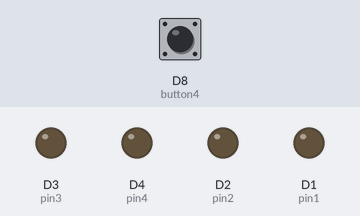
Recording of a sketch running on a simulated ESP8266 (NodeMCU). Parts: output pins drawn as LEDs (lit = HIGH). The test bench sets the inputs (shaded band); at power-on: D8 (button4) LOW. WiFi joins after 1.5 s; servers stay silent unless stated; uploads are accepted with an empty reply; random numbers use the default seed unless the sketch sets one; what the sketch prints to the serial monitor is not drawn.

Above: at 2.7 s.
2.8 s: D8 (button4) pulled HIGH for 0.5 s
At 3.5 s:
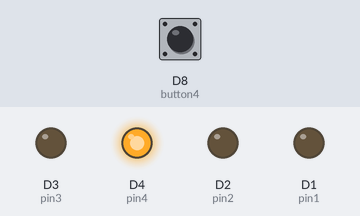
5.2 s: D8 (button4) pulled HIGH for 3.2 s
At 9.4 s:
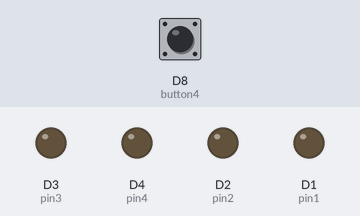
Timing chart, 0 to 10.9 s (numbered marks = the images above; inputs shaded):
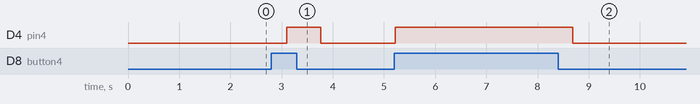

The sketch:

ttht_send.ino
```cpp
//⠀⠀⠀⠀⣠⣶⡾⠏⠉⠙⠳⢦⡀⠀⠀⠀⢠⠞⠉⠙⠲⡀⠀
//⠀⠀⠀⣴⠿⠏⠀⠀⠀⠀ ⠀⢳⡀⠀ ⡏⠀⠀⠀⠀⠀ ⢷
//⠀⠀⢠⣟⣋⡀⢀⣀⣀⡀⠀⣀⡀⣧⠀⢸⠀MY⠀   ⡇
//⠀⠀⢸⣯⡭⠁⠸⣛⣟⠆⡴⣻⡲⣿⠀⣸⠀⠀  ⠀ ⡇
//⠀⠀⣟⣿⡭⠀⠀⠀⠀⠀⢱⠀ ⣿⠀⢹⠀ ONLINE⡇
//⠀⠀⠙⢿⣯⠄⠀⠀⠀⢀⡀⠀⠀⡿⠀⠀⡇⠀⠀⠀⠀ ⡼             https://github.com/Futa612
//⠀⠀⠀⠀⠹⣶⠆⠀⠀⠀⠀⠀⡴⠃⠀⠀⠘⠤⣄⣠⠞⠀
//⠀⠀⠀⠀⠀⢸⣷⡦⢤⡤⢤⣞⣁⠀⠀⠀⠀⠀⠀⠀⠀⠀⠀
//⠀⠀⢀⣤⣴⣿⣏⠁⠀⠀⠸⣏⢯⣷⣖⣦⡀⠀⠀⠀⠀⠀⠀
//⢀⣾⣽⣿⣿⣿⣿⠛⢲⣶⣾⢉⡷⣿⣿⠵⣿⠀⠀⠀⠀⠀⠀
//⣼⣿⠍⠉⣿⡭⠉⠙⢺⣇⣼⡏⠀⠀⠀⣄⢸⠀⠀⠀⠀⠀⠀
//⣿⣿⣧⣀⣿………⣀⣰⣏⣘⣆⣀⠀⠀⠀⠀
#include <ESP8266WiFi.h>
#include <ESP8266HTTPClient.h>
#include <WiFiClient.h>
#include <DNSServer.h>
#include <ESP8266WebServer.h>
#include <WiFiManager.h>         // https://github.com/tzapu/WiFiManager
//Cau hinh chan===========================
int pin1 = D1;
int pin2 = D2;
int pin3 = D3;
int pin4 = D4;

int button1 = D5;
int button2 = D6;
int button3 = D7;
int button4 = D8;

int led1, oldled1;
int led2, oldled2;
int led3, oldled3;
int led4, oldled4;
int temp,humid;

int sopin, trangthai,sopin_cu, trangthai_cu;

String old_payload;

// Set web server port number to 80
WiFiServer server(80);

//khai bao wifi, host, api key: kieu char*
const char* ssid = "Hello kitty 1";
const char* password = "19091977";
const char* host = "ezroom.000webhostapp.com"; //host thi bo http
const char* servername = "http://ezroom.000webhostapp.com/data.txt"; // cho them http
const char* api_key_gui_len = "dfgsfsjgh"; //random cai nay, muc dich la de phan biet gui va nhan, luc can luc khong

void setup() {

  pinMode(pin1, OUTPUT);
  pinMode(pin2, OUTPUT);
  pinMode(pin3, OUTPUT);
  pinMode(pin4, OUTPUT);

  pinMode(button1, INPUT);
  pinMode(button2, INPUT);
  pinMode(button3, INPUT);
  pinMode(button4, INPUT);

  Serial.begin(115200);
  WiFiManager wifiManager;
  wifiManager.autoConnect("EasyRoom");
  Serial.println("Connected.");
  server.begin();
}
//========het setup=============================

void ttht() { //đọc trạng thái hiện tại của các GPIO moi, so sanh voi GPIO cu, neu khác thì mới gửi request lên sever
  oldled1 = led1;
  oldled2 = led2;
  oldled3 = led3;
  oldled4 = led4;

  led1 = digitalRead(pin1);
  led2 = digitalRead(pin2);
  led3 = digitalRead(pin3);
  led4 = digitalRead(pin4);

  temp = random(25,35);
  humid = random(75,100);
}

void dk(){
//   Serial.print(sopin); Serial.print(trangthai);
  if(sopin == 1+48){
   digitalWrite(pin1, trangthai-48);
  }
  if(sopin == 2+48){
   digitalWrite(pin2, trangthai-48);
  }
  if(sopin == 3+48){
    digitalWrite(pin3, trangthai-48);
  }
  if(sopin == 4+48){
    digitalWrite(pin4, trangthai-48);
  }
}

  void dk2(){
  if (digitalRead(button4) == 1) {
  digitalWrite(pin4,1);
  }
  else digitalWrite(pin4,0);
  }

void gui_request() {
//  Serial.println("//////////////////////BEGIN//////////////////////");
if(led1 != oldled1 || led2 != oldled2 ||led3 != oldled3 ||led4 != oldled4){
//1. Tao ket noi TCP su dung thu vien WiFiClient
WiFiClient client;
HTTPClient http;
const int httpPort = 80; //thuong la 80 voi http
//kiem tra ket noi
if (!client.connect(host, httpPort)) {
//      Serial.println("Connection failed!");
  return;
}
//  Serial.println("Connection success!");
//=============1. Gui request len PHP// Gui data len server=============
client.print(String("GET http://ezroom.000webhostapp.com/connect.php?")
                +("&led1=") + led1
                +("&led2=") + led2
                +("&led3=") + led3
                +("&led4=") + led4
                +("&temp=") + temp
                +("&humid=") + humid
                + " HTTP/1.1\r\n"
                + "Host: " + host + "\r\n"
                + "Connection: close\r\n\r\n");
unsigned long current_time = millis();
while (client.available() == 0) {
  if (millis() - current_time > 2000) {
//          Serial.print(">>> Client stop");
      client.stop();
      return;
    }
}
}
}
void nhan_request(){
//=============2. Doc lenh tu sever=============
//=============Doc lenh tu data.txt=============
  WiFiClient client;
  HTTPClient http;
  const int httpPort = 80; //thuong la 80 voi http
  //kiem tra ket noi
  if (!client.connect(host, httpPort)) {
  //      Serial.println("Connection failed!");
  return;
  }
  http.begin(client, servername);
  int httpcode = http.GET();
  if (httpcode = 200) {
    //      Serial.print("Lenh tu sever gui ve: ");
    String payload = http.getString();
    //      Serial.println(payload);
    char a[100] = "";
    //toCharArray() biến đổi từ một bộ đệm string về mảng char array
    for (int i =1; i<= payload.length()+1; i++) {
      payload.toCharArray(a,i);
    }
    if(payload =! old_payload) {
      sopin = a[0];
      trangthai = a[1];
    }
  }
  client.stop();
}
void gui_ndda(){
//  //=============1. Gui request len PHP// Gui data Temp- Humid len server=============
  WiFiClient client;
  HTTPClient http;
  client.print(String("GET http://192.168.1.105/ezroom/connect.php?")
                        +("&led1=") + led1
                        +("&led2=") + led2
                        +("&led3=") + led3
                        + " HTTP/1.1\r\n"
                        + "Host: " + host + "\r\n"
                        + "Connection: close\r\n\r\n");
  unsigned long current_time = millis();
  while (client.available() == 0) {
    if (millis() - current_time > 2000) {
    Serial.print(">>> Client stop");
    client.stop();
    return;
    }
  }
  //  Doc phan hoi (Dung de check)
  while (client.available()) {
    String line = client.readStringUntil('\r');
    Serial.print(line);
  }
  Serial.println("*******Da gui du lieu len server*******");
  Serial.println();
  Serial.println();
}

void loop() {
    dk();
    dk2();
    ttht();
    gui_request();
    nhan_request();
}
```

Measured:
- after the input at 2.8 s, D4 (pin4): LOW → HIGH after 0.30 s, → LOW 0.66 s later
- after the input at 5.2 s, D4 (pin4): LOW → HIGH at once, → LOW 3.5 s later
